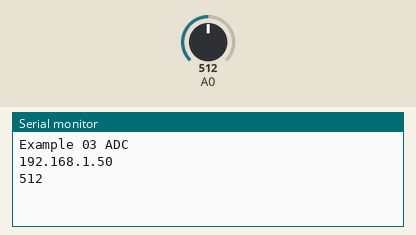
This sketch was run on a simulated ESP8266 (NodeMCU). On the bench: the last lines printed to the serial monitor. Inputs (shaded band) come from the test bench; at power-on: A0 = 512. WiFi joins after 1.5 s; servers stay silent unless stated.

Above: at 2.7 s.
2.8 s: A0 set to 716
At 4.9 s:
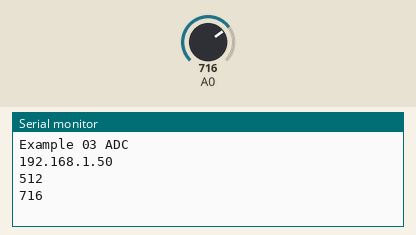
6.6 s: A0 set to 900
At 8.5 s:
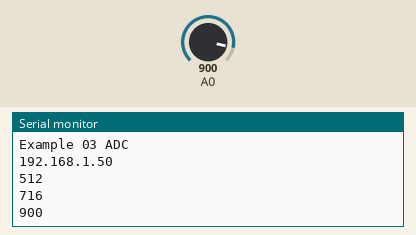
Timing chart, 0 to 10.0 s (numbered marks = the images above; inputs shaded):
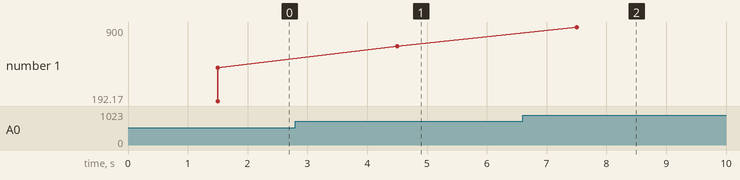

The sketch:

example03_adc.ino
```cpp
// (licence header left out)
#include <ESP8266WiFi.h>                    // ESP8266用ライブラリ
extern "C" {
#include "user_interface.h"                 // ESP8266用の拡張IFライブラリ
}
#include <WiFiUdp.h>                        // UDP通信を行うライブラリ
#define SSID "1234ABCD"                     // 無線LANアクセスポイントのSSID
#define PASS "password"                     // パスワード
#define SENDTO "192.168.0.255"              // 送信先のIPアドレス
#define PORT 1024                           // 送信のポート番号

void setup(){                               // 起動時に一度だけ実行する関数
    Serial.begin(9600);                     // 動作確認のためのシリアル出力開始
    Serial.println("Example 03 ADC");       // 「Example 03」をシリアル出力表示
    WiFi.mode(WIFI_STA);                    // 無線LANをSTAモードに設定
    WiFi.begin(SSID,PASS);                  // 無線LANアクセスポイントへ接続
    while(WiFi.status() != WL_CONNECTED){   // 接続に成功するまで待つ
        delay(500);                         // 待ち時間処理
    }
    Serial.println(WiFi.localIP());         // 本機のIPアドレスをシリアル出力
}

void loop(){                                // 繰り返し実行する関数
    WiFiUDP udp;                            // UDP通信用のインスタンスを定義
    int adc,i;                              // 整数型変数adcとiを定義

    adc=system_adc_read();                  // AD変換器から値を取得
    udp.beginPacket(SENDTO, PORT);          // UDP送信先を設定
    udp.println(adc);                       // 変数adcの値を送信
    Serial.println(adc);                    // シリアル出力表示
    udp.endPacket();                        // UDP送信の終了(実際に送信する)
    for(i=0;i<30;i++){                      // 30回の繰り返し処理
        delay(100);                         // 100msの待ち時間処理
    }
}
```

Measured:
- after the input at 2.8 s, the serial monitor: prints a new line after 1.7 s (image 1)
- after the input at 6.6 s, the serial monitor: prints a new line after 0.90 s (image 2)
- plotted number 1: 512 → 716 after the input at 2.8 s, 716 → 900 after the input at 6.6 s
